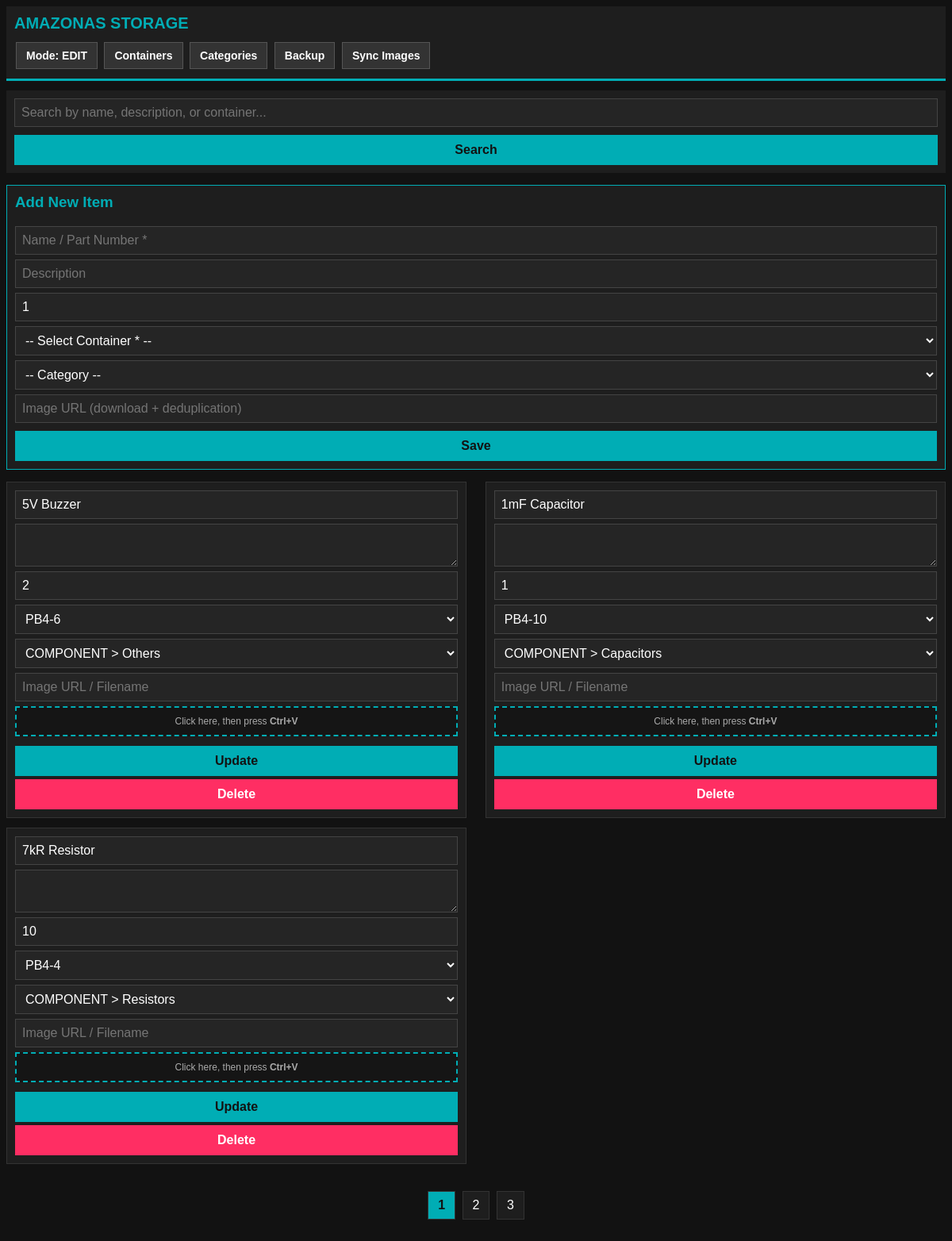
The page / on the database its author committed.
### tables this page shows
CREATE TABLE items (
            id INTEGER PRIMARY KEY AUTOINCREMENT,
            name TEXT NOT NULL,
            description TEXT,
            quantity INTEGER DEFAULT 1,
            container_id TEXT NOT NULL, category_id INTEGER, image_url TEXT, datasheet_url TEXT,
            FOREIGN KEY (container_id) REFERENCES containers (id)
        );

CREATE TABLE containers (
            id TEXT PRIMARY KEY,
            type_code TEXT NOT NULL,
            main_num INTEGER NOT NULL,
            sub_num INTEGER,
            description TEXT
        );

CREATE TABLE categories (
            id INTEGER PRIMARY KEY AUTOINCREMENT,
            name TEXT NOT NULL,
            parent_id INTEGER,
            FOREIGN KEY (parent_id) REFERENCES categories (id) ON DELETE CASCADE
        );

### app.py (the view)
@app.get("/", response_class=HTMLResponse)
async def index(request: Request, q: Optional[str] = None, page: int = Query(1, ge=1)):
    search_query = (q or "").strip()
    config = load_config()
    current_mode = config.get("mode", "inventory")
    items_per_page = 20 if search_query else (3 if current_mode == "edit" else 20)
    db = db_module.get_db()
    base_query = """
        FROM items i
        LEFT JOIN categories c ON i.category_id = c.id
        LEFT JOIN categories p ON c.parent_id = p.id
    """
    where_clause = ""
    params = []
    if search_query:
        where_clause = """ WHERE i.name LIKE ? OR i.description LIKE ? OR i.container_id LIKE ?
                           OR c.name LIKE ? OR p.name LIKE ? """
        params = [f"%{search_query}%"] * 5
    total_found = db.execute(f"SELECT COUNT(*) {base_query} {where_clause}", params).fetchone()[0]
    total_pages = max(1, math.ceil(total_found / items_per_page))
    if page > total_pages:
        page = total_pages
    offset = (page - 1) * items_per_page
    select_query = f"""
        SELECT i.*, c.name as category_name, p.name as parent_category_name
        {base_query} {where_clause}
        ORDER BY i.id DESC
        LIMIT ? OFFSET ?
    """
    items = db.execute(select_query, params + [items_per_page, offset]).fetchall()
    containers = db.execute("SELECT * FROM containers ORDER BY type_code ASC, main_num ASC, sub_num ASC").fetchall()
    subcategories = db.execute("""
        SELECT c.id, c.name, p.name as parent_name
        FROM categories c
        JOIN categories p ON c.parent_id = p.id
        ORDER BY p.name ASC, c.name ASC
    """).fetchall()
    total_items = db.execute("SELECT COUNT(*) FROM items").fetchone()[0]
    total_containers = db.execute("SELECT COUNT(*) FROM containers").fetchone()[0]
    db.close()
    start_p = max(1, page - 2)
    end_p = min(total_pages, page + 2)
    page_range = list(range(start_p, end_p + 1))
    return templates.TemplateResponse(
        request=request,
        name="index.html",
        context={
            "items": items,
            "containers": containers,
            "subcategories": subcategories,
            "search_query": search_query,
            "total_items": total_items,
            "total_containers": total_containers,
            "mode": current_mode,
            "current_page": page,
            "total_pages": total_pages,
            "page_range": page_range
        }
    )

### templates/index.html (shortened to what this page needs)
<!DOCTYPE html PUBLIC "-//W3C//DTD HTML 4.01 Transitional//EN" "http://www.w3.org/TR/html4/loose.dtd">
<html>
<head>
</head>
<body>
    <div class="header">
        <h1>AMAZONAS STORAGE</h1>
        <div>
            <a href="/toggle-mode" class="nav-btn">Mode: {{ mode.upper() }}</a>
            <a href="/containers" class="nav-btn">Containers</a>
            <a href="/categories" class="nav-btn">Categories</a>
            <a href="/backup" class="nav-btn">Backup</a>
            <a href="/sync-images" class="nav-btn">Sync Images</a>
        </div>
    </div>
    <div class="search-box">
        <form method="get" action="/">
            <input type="text" name="q" value="{{ search_query }}" placeholder="Search by name, description, or container...">
            <button type="submit" class="btn">Search</button>
        </form>
    </div>
    {% if mode == 'edit' %}
    <div style="background-color: #1e1e1e; padding: 10px; margin-bottom: 15px; border: 1px solid #00adb5;">
        <h3 style="margin-top:0; color:#00adb5;">Add New Item</h3>
        <form method="post" action="/add-item">
            <input type="text" name="name" placeholder="Name / Part Number *" required>
            <input type="text" name="description" placeholder="Description">
            <input type="number" name="quantity" value="1" placeholder="Quantity">
            <select name="container_id" required>
                <option value="">-- Select Container * --</option>
            </select>
            <select name="category_id">
                <option value="">-- Category --</option>
            </select>
            <input type="text" name="image_url" placeholder="Image URL (download + deduplication)">
            <button type="submit" class="btn">Save</button>
        </form>
    </div>
    {% endif %}
    <div class="card-container clearfix">
        {% for item in items %}
            <div class="card" id="card-{{ item.id }}">
                {% if mode == 'edit' %}
                    <form method="post" action="/edit-item/{{ item.id }}">
                        <input type="text" name="name" value="{{ item.name }}" required>
                        <textarea name="description" rows="2">{{ item.description or '' }}</textarea>
                        <input type="number" name="quantity" value="{{ item.quantity }}">
                        <select name="container_id">
                            {% for c in containers %}
                                <option value="{{ c.id }}" {% if c.id == item.container_id %}selected{% endif %}>{{ c.id }}</option>
                            {% endfor %}
                        </select>
                        <select name="category_id">
                            {% for cat in subcategories %}
                                <option value="{{ cat.id }}" {% if cat.id == item.category_id %}selected{% endif %}>{{ cat.parent_name }} > {{ cat.name }}</option>
                            {% endfor %}
                        </select>
                        <input type="text" id="img-input-{{ item.id }}" name="image_url" value="{{ item.image_url or '' }}" placeholder="Image URL / Filename">
                        <div class="paste-area" onclick="setActivePaste({{ item.id }})" id="paste-zone-{{ item.id }}">
                            Click here, then press <strong>Ctrl+V</strong>
                        </div>
                        <button type="submit" class="btn">Update</button>
                        <button type="submit" formaction="/delete-item/{{ item.id }}" class="btn btn-danger" onclick="return confirm('Delete item?')">Delete</button>
                    </form>
                {% endif %}
            </div>
        {% else %}
            <p style="text-align: center; color: #888;">No results found.</p>
        {% endfor %}
    </div>
    {% if total_pages > 1 %}
    <div class="pagination">
        {% for p in page_range %}
            <a href="/?page={{ p }}{% if search_query %}&q={{ search_query }}{% endif %}" class="{% if p == current_page %}active{% endif %}">{{ p }}</a>
        {% endfor %}
    </div>
    {% endif %}
</body>
</html>

### templates/index.html (style rules this page uses)
* { -webkit-box-sizing: border-box; -moz-box-sizing: border-box; box-sizing: border-box; }
body { font-family: Arial, Helvetica, sans-serif; background-color: #121212; color: #eeeeee; margin: 0; padding: 8px; }
.header { background-color: #1e1e1e; border-bottom: 3px solid #00adb5; padding: 10px; margin-bottom: 12px; }
.header h1 { margin: 0 0 10px 0; color: #00adb5; font-size: 20px; }
.nav-btn { display: inline-block; background-color: #333333; color: #ffffff; text-decoration: none; padding: 8px 12px; margin: 2px; border: 1px solid #555555; font-size: 14px; font-weight: bold; }
.search-box { margin-bottom: 15px; background-color: #1e1e1e; padding: 10px; }
input[type="text"], input[type="number"], select, textarea { background-color: #252525; color: #ffffff; border: 1px solid #444444; padding: 8px; font-size: 16px; margin-bottom: 6px; width: 100%; }
.btn { background-color: #00adb5; color: #121212; border: none; padding: 10px 15px; font-size: 16px; font-weight: bold; cursor: pointer; width: 100%; margin-top: 4px; }
.btn-danger { background-color: #ff2e63; color: #ffffff; }
.card-container { width: 100%; }
.card { background-color: #1e1e1e; border: 1px solid #333333; padding: 10px; margin-bottom: 12px; float: left; width: 100%; }
@media screen and (min-width: 600px) { .card { width: 49%; margin-right: 2%; } }
@media screen and (min-width: 600px) { .card:nth-child(2n) { margin-right: 0; } }
.clearfix:after { content: ""; display: table; clear: both; }
.paste-area { border: 2px dashed #00adb5; padding: 10px; text-align: center; font-size: 12px; color: #aaaaaa; margin-bottom: 8px; background-color: #151515; }
.pagination { text-align: center; margin: 20px 0; }
.pagination a, .pagination span { display: inline-block; padding: 8px 12px; background-color: #1e1e1e; color: #ffffff; border: 1px solid #333333; text-decoration: none; margin: 2px; }
.pagination .active { background-color: #00adb5; color: #121212; font-weight: bold; }

### rows shown on the page
items: name "5V Buzzer", quantity "2", container_id "PB4-6", category_id "COMPONENT > Others"
items: name "1mF Capacitor", quantity "1", container_id "PB4-10", category_id "COMPONENT > Capacitors"
items: name "7kR Resistor", quantity "10", container_id "PB4-4", category_id "COMPONENT > Resistors"

### other values the page prints
{{ mode.upper() }} "EDIT"
{{ p }} "1" "2" "3"
